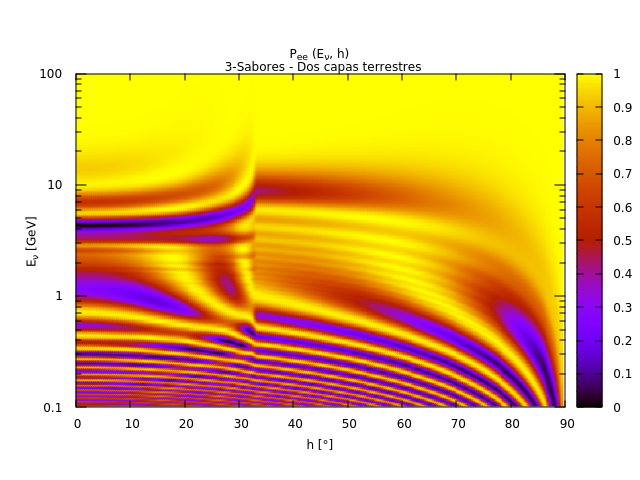

The gnuplot source for this figure:
#!/usr/local/bin/gnuplot -persist
#
#    
#    	G N U P L O T
#    	Version 5.4 patchlevel 0    last modified 2020-07-13 
#    
#    	Copyright (C) 1986-1993, 1998, 2004, 2007-2020
#    	Thomas Williams, Colin Kelley and many others
#    
#    	gnuplot home:     http://www.gnuplot.info
#    	faq, bugs, etc:   type "help FAQ"
#    	immediate help:   type "help"  (plot window: hit 'h')
# set terminal qt 0 font "Sans,9"
# set output
unset clip points
set clip one
unset clip two
unset clip radial
set errorbars front 1.000000 
set border 31 front lt black linewidth 1.000 dashtype solid
set zdata 
set ydata 
set xdata 
set y2data 
set x2data 
set boxwidth
set boxdepth 0
set style fill  empty border
set style rectangle back fc  bgnd fillstyle   solid 1.00 border lt -1
set style circle radius graph 0.02 
set style ellipse size graph 0.05, 0.03 angle 0 units xy
set dummy x, y
set format x "% h" 
set format y "% h" 
set format x2 "% h" 
set format y2 "% h" 
set format z "% h" 
set format cb "% h" 
set format r "% h" 
set ttics format "% h"
set timefmt "%d/%m/%y,%H:%M"
set angles radians
set tics back
unset grid
unset raxis
set theta counterclockwise right
set style parallel front  lt black linewidth 2.000 dashtype solid
set key notitle
set key fixed right top vertical Right noreverse enhanced autotitle nobox
set key noinvert samplen 4 spacing 1 width 0 height 0 
set key maxcolumns 0 maxrows 0
set key noopaque
unset label
unset arrow
unset style line
unset style arrow
set style histogram clustered gap 2 title textcolor lt -1
unset object
unset walls
set style textbox  transparent margins  1.0,  1.0 border  lt -1 linewidth  1.0
set offsets 0, 0, 0, 0
set pointsize 1
set pointintervalbox 1
set encoding utf8
unset polar
unset parametric
unset spiderplot
unset decimalsign
unset micro
unset minussign
set view map scale 1
set rgbmax 255
set samples 100, 100
set isosamples 10, 10
unset surface 
unset contour
set cntrlabel  format '%8.3g' font '' start 5 interval 20
set mapping cartesian
set datafile separator whitespace
set datafile nocolumnheaders
unset hidden3d
set cntrparam order 4
set cntrparam linear
set cntrparam levels 5
set cntrparam levels auto
set cntrparam firstlinetype 0 unsorted
set cntrparam points 5
set size ratio 0 1,1
set origin 0,0
set style data pm3d
set style function pm3d
unset xzeroaxis
unset yzeroaxis
unset zzeroaxis
unset x2zeroaxis
unset y2zeroaxis
set xyplane relative 0.5
set tics scale  1, 0.5, 1, 1, 1
set mxtics default
set mytics default
set mztics default
set mx2tics default
set my2tics default
set mcbtics default
set mrtics default
set nomttics
set xtics border in scale 1,0.5 mirror norotate  autojustify
set xtics  norangelimit autofreq 
set ytics border in scale 1,0.5 mirror norotate  autojustify
set ytics  norangelimit logscale autofreq 
set ztics border in scale 1,0.5 nomirror norotate  autojustify
set ztics  norangelimit autofreq 
unset x2tics
unset y2tics
set cbtics border in scale 1,0.5 mirror norotate  autojustify
set cbtics  norangelimit autofreq 
set rtics axis in scale 1,0.5 nomirror norotate  autojustify
set rtics  norangelimit autofreq 
unset ttics
set title "P_{ee} (E_{{/symbol n}}, h) \n 3-Sabores - Dos capas terrestres" 
set title  font "" textcolor lt -1 norotate
set timestamp bottom 
set timestamp "" 
set timestamp  font "" textcolor lt -1 norotate
set trange [ * : * ] noreverse nowriteback
set urange [ * : * ] noreverse nowriteback
set vrange [ * : * ] noreverse nowriteback
set xlabel "h [°]" 
set xlabel  font "" textcolor lt -1 norotate
set x2label "" 
set x2label  font "" textcolor lt -1 norotate
set xrange [ * : * ] noreverse writeback
set x2range [ * : * ] noreverse writeback
set ylabel "E_{{/symbol n}} [GeV] " 
set ylabel  font "" textcolor lt -1 rotate
set y2label "" 
set y2label  font "" textcolor lt -1 rotate
set yrange [ * : * ] noreverse writeback
set y2range [ * : * ] noreverse writeback
set zlabel "" 
set zlabel  font "" textcolor lt -1 norotate
set zrange [ 0.00000 : 1.00000 ] noreverse writeback
set cblabel "" 
set cblabel  font "" textcolor lt -1 rotate
set cbrange [ * : * ] noreverse writeback
set rlabel "" 
set rlabel  font "" textcolor lt -1 norotate
set rrange [ * : * ] noreverse writeback
unset logscale
set logscale y 10
unset jitter
set zero 1e-08
set lmargin  -1
set bmargin  -1
set rmargin  -1
set tmargin  -1
set locale "es_MX.UTF-8"
set pm3d implicit at b
set pm3d scansautomatic
set pm3d interpolate 1,1 flush begin noftriangles noborder corners2color mean
set pm3d clip z 
set pm3d nolighting
set palette positive nops_allcF maxcolors 0 gamma 1.5 color model RGB 
set palette rgbformulae 7, 5, 15
set colorbox default
set colorbox vertical origin screen 0.9, 0.2 size screen 0.05, 0.6 front  noinvert bdefault
set style boxplot candles range  1.50 outliers pt 7 separation 1 labels auto unsorted
set loadpath 
set fontpath
set psdir
set fit brief errorvariables nocovariancevariables errorscaling prescale nowrap v5
GNUTERM = "qt"
VoxelDistance = 9.00500479207635e-308
## Last datafile plotted: "pruebas_zenith.dat"
splot 'pruebas_zenith.dat'
#    EOF
